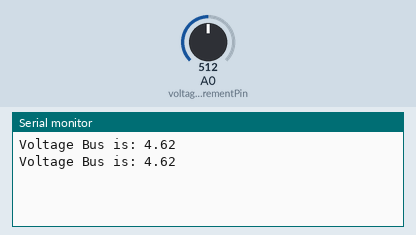
Bench run of a sketch on a simulated Arduino Uno, built with avr-gcc and run on an emulated ATmega328P. Parts: the last lines printed to the serial monitor. Inputs (shaded band) come from the test bench; at power-on: A0 (voltageMeasurementPin) = 512.

Above: at 1.8 s.
1.9 s: A0 (voltageMeasurementPin) set to 716
At 2.8 s:
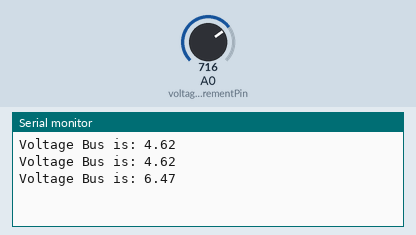
3.4 s: A0 (voltageMeasurementPin) set to 900
At 4.4 s:
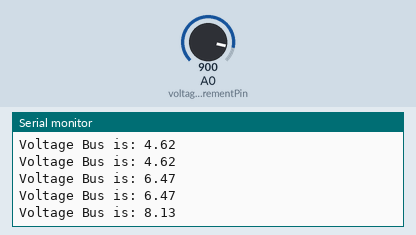
Timing chart, 0 to 6.4 s (numbered marks = the images above; inputs shaded):
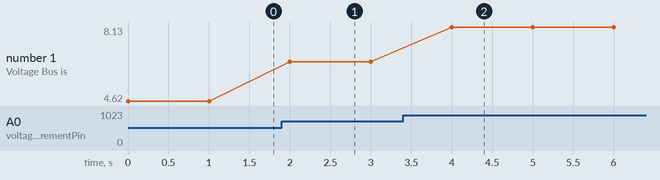

Measured:
- after the input at 1.9 s, the serial monitor: prints a new line after 0.10 s (image 1)
- after the input at 3.4 s, the serial monitor: prints a new line after 0.60 s (image 2)
- plotted number 1: 4.62 → 6.47 after the input at 1.9 s, 6.47 → 8.13 after the input at 3.4 s

The sketch:

Voltage.ino
```cpp
#define voltageMeasurementPin A0

void setup (){
  Serial.begin(9600);
}


void loop(){
  float v;
  Serial.print("Voltage Bus is: ");
  readVoltage(&v);
  Serial.println(v);
  delay (1000);
  }

void readVoltage(float* voltage){
  //Standard way
  //*voltage =  analogRead(voltageMeasurementPin) * 2.0 * (5 / 1023.0);
  //Fine Tuned (More Accurate than Standard)
  *voltage =  analogRead(voltageMeasurementPin) * 2.0 * (4.62 / 1023.0);
}
```
